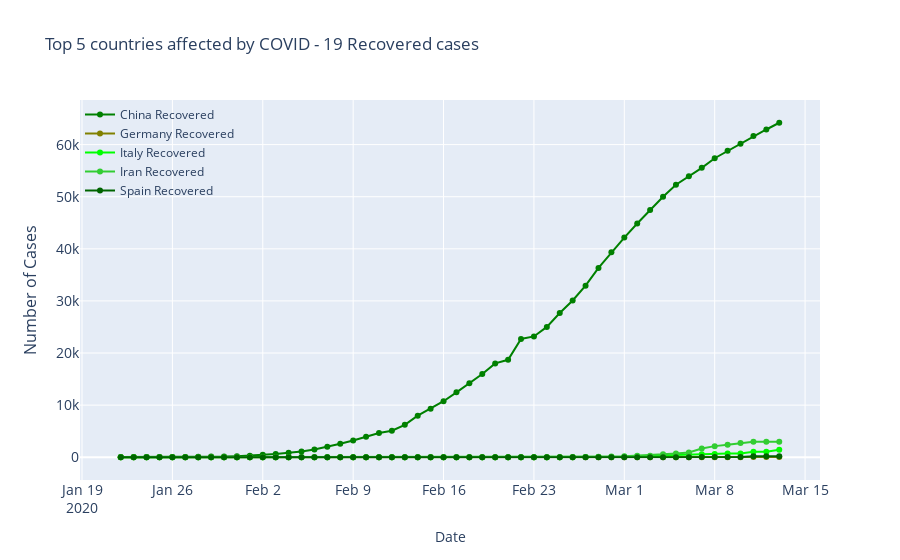

Notebook code for this chart:
### Code cell
fig = go.Figure()
fig.add_trace(go.Scatter(x=sortChinaRecovered['Date'], 
                         y=sortChinaRecovered['Recovered'],
                         mode='lines+markers',
                         name='China Recovered',
                         line=dict(color='Green', width=2)
                        ))
fig.add_trace(go.Scatter(x=sortGerRecovered['Date'], 
                         y=sortGerRecovered['Recovered'],
                         mode='lines+markers',
                         name='Germany Recovered',
                         line=dict(color='olive', width=2)
                        ))
fig.add_trace(go.Scatter(x=sortItalyRecovered['Date'], 
                         y=sortItalyRecovered['Recovered'],
                         mode='lines+markers',
                         name='Italy Recovered',
                         line=dict(color='lime', width=2)
                        ))

fig.add_trace(go.Scatter(x=sortIranRecovered['Date'], 
                         y=sortIranRecovered['Recovered'],
                         mode='lines+markers',
                         name='Iran Recovered',
                         line=dict(color='limegreen', width=2)
                        ))
fig.add_trace(go.Scatter(x=sortSpainRecovered['Date'], 
                         y=sortSpainRecovered['Recovered'],
                         mode='lines+markers',
                         name='Spain Recovered',
                         line=dict(color='darkgreen', width=2)
                        ))

fig.update_layout(
    title='Top 5 countries affected by COVID - 19 Recovered cases',
    xaxis_title='Date',
    xaxis_tickfont_size=14,
    yaxis=dict(
        title='Number of Cases',
        titlefont_size=16,
        tickfont_size=14,
    ),
    legend=dict(
        x=0,
        y=1.0,
        bgcolor='rgba(255, 255, 255, 0)',
        bordercolor='rgba(255, 255, 255, 0)'
    )
)
